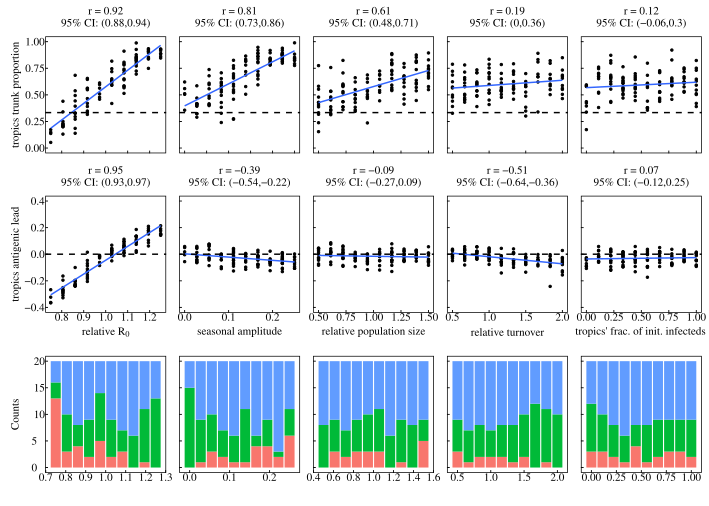

Write R code to recreate this figure.
#!/usr/bin/env Rscript


library(RSQLite)
library(ggplot2)
library(reshape2)
library(gridExtra)
library(grid)
library(sensitivity)
library(scales)
library(xtable)
library(gtable)
library(plyr)

resultsDir = '../../analysis/univariate_analyses/'
resultsDir = './'
plotDir = './'
resultsDb = paste(resultsDir,'results.sqlite',sep='')

textSize = 8
pointSize = 0.5
lineSize = .5
plotWidth = 7.09
aspectRatio = 5/7
plot_themes  = 	theme_classic() +
				theme(axis.line = element_line(size=.3)) +
				theme(axis.ticks = element_line(size=.3)) +
				theme(axis.ticks.length = unit(-.07,'cm')) +
				theme(axis.ticks.margin = unit(.11,'cm')) +
				theme(axis.title.x=element_text(size=textSize)) + 
				theme(axis.text.x=element_text(size= textSize)) + 
				theme(axis.title.y=element_text(size= textSize)) +
				theme(axis.text.y=element_text(size= textSize)) +
				theme(plot.title=element_text(size=textSize)) +
				theme(plot.margin=unit(c(2,2,2,2),'mm')) +
				theme(legend.title=element_text(size=textSize)) +
				theme(legend.text=element_text(size=textSize)) +
				theme(legend.position ='bottom') +
				theme(legend.direction='horizontal') +
				theme(legend.margin = unit(-.5,'cm')) +
				theme(panel.border = element_rect(colour = "black", fill=NA, size=.5)) +
				theme(axis.line = element_blank()) + 
				theme(text = element_text(family='serif')) 

parNames = c('relativeR0','seasonalAmplitude','relativeN','relativeTurnover','tropicFractionI0')
defaults = c(1.0,1.0,1.0,1.0,0.0)
parDefaults = data.frame('relativeN'=1.0,'tropicFractionI0'=1.0,'relativeR0'=1.0,'relativeTurnover'=1.0,'seasonalAmplitude'=0.0)

comboDb = dbConnect(SQLite(), dbname = paste(resultsDir,resultsDb,sep='/'))
initExtension(comboDb)

antigenDF = dbGetQuery(comboDb, paste('SELECT',paste(parNames,collapse=','),', sweepID,tropicsTrunkPro, tropicsAgLag, extinct, excessDiversity, fluLike FROM pooled_results',sep=' '))
headerNames = c('\"relative R\"[0]','\"seasonal amplitude\"','\"relative population size\"','\"relative turnover\"','\"tropics\' frac. of init. infecteds\"')
headers = data.frame(parNames,headerNames)
fit = lm(tropicsAgLag~relativeN+ tropicFractionI0 +relativeR0+relativeTurnover+seasonalAmplitude,data=antigenDF)

plots=c()

for(i in 1:length(parNames)){
	parName = parNames[i]
	print(parNames[i])
	#exclude non-sweep parameters
	plotDF = antigenDF[which(antigenDF$sweepID==parName),]

	trunkProFit = lm(tropicsTrunkPro~plotDF[,i],data=plotDF)
	pearsonR = cor.test(plotDF[,i],plotDF$tropicsTrunkPro)$estimate
	CI = cor.test(plotDF[,i],plotDF$tropicsTrunkPro)$conf.int
	
	trunkProPlot = ggplot(plotDF, aes_string(x=parName,y="tropicsTrunkPro")) + 
		geom_point(size = pointSize) + 
		xlab(NULL) +
		ylab(NULL) +
		ylim(c(0,1)) + 
		plot_themes +	
		theme(axis.text.x=element_blank()) +
		theme(axis.text.y=element_blank()) +
		stat_smooth(method="lm",se=FALSE,size=lineSize) +
		geom_hline(aes(yintercept=1/3),linetype=2) +
		ggtitle(paste('r = ',round(pearsonR,2),'\n95% CI: (',round(CI[1],2),',',round(CI[2],2),')',sep=''))	
		
	if(i==1){
		trunkProPlot = trunkProPlot +
			ylab("tropics trunk proportion") +
			plot_themes +
			theme(axis.text.x = element_blank()) 
		trunkProPlotRow = ggplotGrob(trunkProPlot)
	}
	else{
		trunkProPlotRow = cbind(trunkProPlotRow,ggplotGrob(trunkProPlot),size='first')
	}
}	

for(i in 1:length(parNames)){
	parName = parNames[i]
	print(parNames[i])
	plotDF = antigenDF[which(antigenDF$sweepID==parName),]

	pearsonR = cor.test(plotDF[,i],plotDF$tropicsAgLag)$estimate
 	CI = cor.test(plotDF[,i],plotDF$tropicsAgLag)$conf.int

	agLagPlot = ggplot(plotDF, aes_string(x=parName,y="tropicsAgLag")) + 
		geom_point(size = pointSize) + 
		xlab(parse(text=paste(headers$headerNames[headers$parNames==parName]))) + 
		ylab(NULL) + 
		ylim(c(-0.4,0.4)) + 
		plot_themes +	
		theme(axis.text.y=element_blank()) +
		stat_smooth(method="lm",se=FALSE,size=lineSize) +
		geom_hline(aes(yintercept=0.0),linetype=2) +
		ggtitle(paste('r = ',round(pearsonR,2),'\n95% CI: (',round(CI[1],2),',',round(CI[2],2),')',sep=''))	

	if(i==1){
		agLagPlot = agLagPlot +
			ylab("tropics antigenic lead") +
			plot_themes 
		agLagPlotRow = ggplotGrob(agLagPlot)
	}
	else{
		if(parName == parNames[2]){
			agLagPlot = agLagPlot + scale_x_continuous(breaks=c(0,0.1,0.2))
		}
		agLagPlotRow = cbind(agLagPlotRow, ggplotGrob(agLagPlot), size='first')
	}

}

for(parName in parNames){
	plotDF = antigenDF[which(antigenDF$sweepID==parName),]
	plotDF = ddply(plotDF, .(relativeR0, seasonalAmplitude, relativeN, relativeTurnover, tropicFractionI0), numcolwise(sum))

	dfm = melt(plotDF, id.vars=c(parName),measure.vars=c("extinct","excessDiversity","fluLike"), variable.name="behavior",value.name="Count")
	fluCounts = ggplot(dfm,aes_string(x=parName,y="Count")) +
					geom_bar(aes_string(fill="behavior"),stat="identity") + 
					plot_themes + 
					theme(legend.position='none') +
					ylab('') +
					xlab('') +
					theme(axis.text.y=element_blank()) 

	if(parName == parNames[1]){
		fluCounts = fluCounts + 
				ylab('Counts') + 				
				theme(axis.title.y = element_text(size = textSize)) +
				theme(axis.text.y = element_text(size = textSize,hjust = -.4)) 
		statusPlotRow = ggplotGrob(fluCounts)
	}
	else{
		statusPlotRow = cbind(statusPlotRow,ggplotGrob(fluCounts),size='first')
	}
}

figureS1 = rbind(trunkProPlotRow,agLagPlotRow,statusPlotRow,size='first')
pdf(paste(plotDir,'univariate_summary.pdf',sep='/'),plotWidth,aspectRatio*plotWidth)
grid.draw(figureS1)

dev.off()
dbDisconnect(comboDb)
